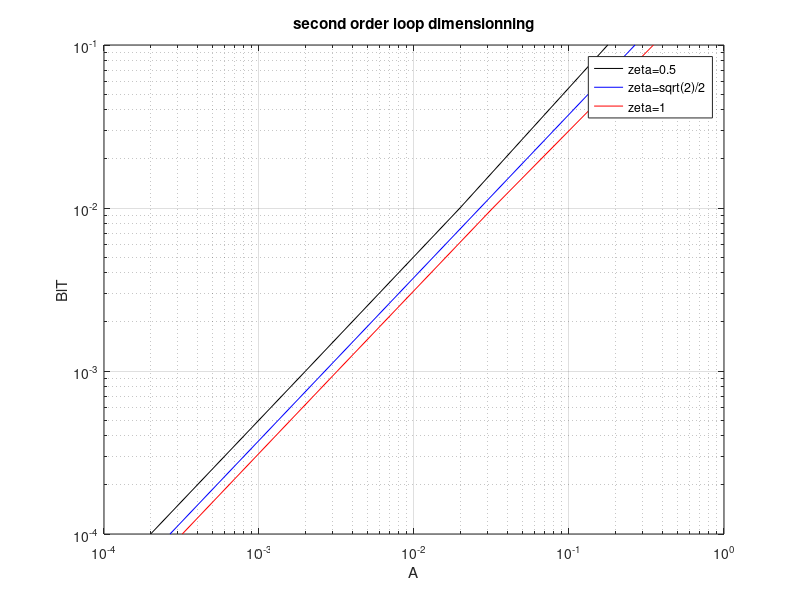
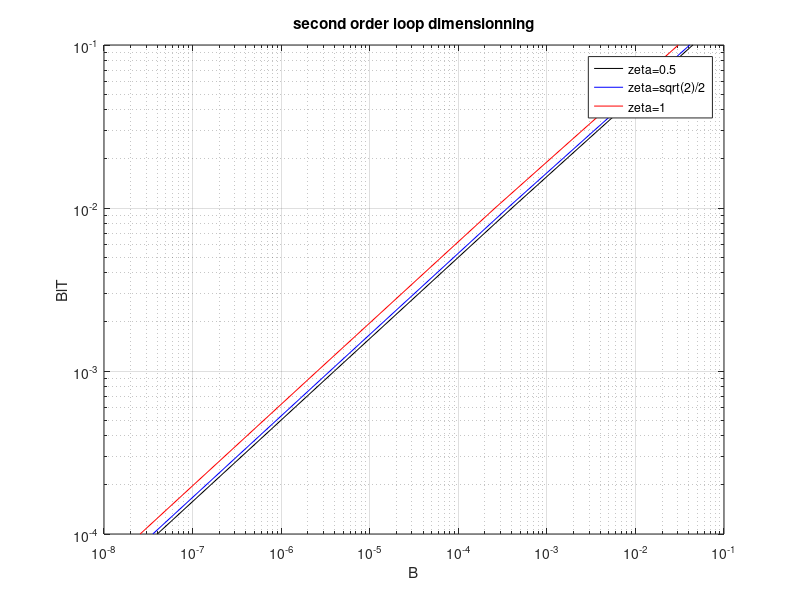

These figures' MATLAB source, in order:
%
% This routine computes the filter parameters A and B
% for a second order loop
% The results are valid when the detector gain (G)is equal to 1
% If G~=1, the values of A and B have to be divided by G
% Note that BlT is the normalized loop bandwidth wrt loop period.

close all
clear all

BlT_dB=[-4:1:-1];

damp=[0.5,sqrt(2)/2,1];

BlT=10.^(BlT_dB);

for ii=1:length(damp)
   
zeta=damp(ii);

%wnT=2*BlT./(zeta+1/(4*zeta));
%A=wnT.*(2+zeta*wnT)./(1+3*zeta*wnT+wnT.^2);
%B=wnT.^2./(1+3*wnT+zeta*wnT.^2);

A=16*zeta^2*BlT.*(1+4*zeta^2-4*BlT)/(1+4*zeta^2)./(1+4*zeta^2-8*zeta^2*BlT);
B=64*zeta^2*BlT.^2/(1+4*zeta^2)./(1+4*zeta^2-8*zeta^2*BlT);

 
   
figure(1)

if ii==1
loglog(A,BlT,'k-')
xlabel('A')
ylabel('BlT')
title('second order loop dimensionning')
grid on
hold on
elseif ii==2
    loglog(A,BlT,'b-')
else
        loglog(A,BlT,'r-')
end

    

figure(2)
if ii==1
loglog(B,BlT,'k-')
xlabel('B')
ylabel('BlT')
title('second order loop dimensionning')
grid on
hold on
elseif ii==2
    loglog(B,BlT,'b-')
else
        loglog(B,BlT,'r-')
end

end

figure(1)
legend('zeta=0.5','zeta=sqrt(2)/2','zeta=1')

figure(2)
legend('zeta=0.5','zeta=sqrt(2)/2','zeta=1')

